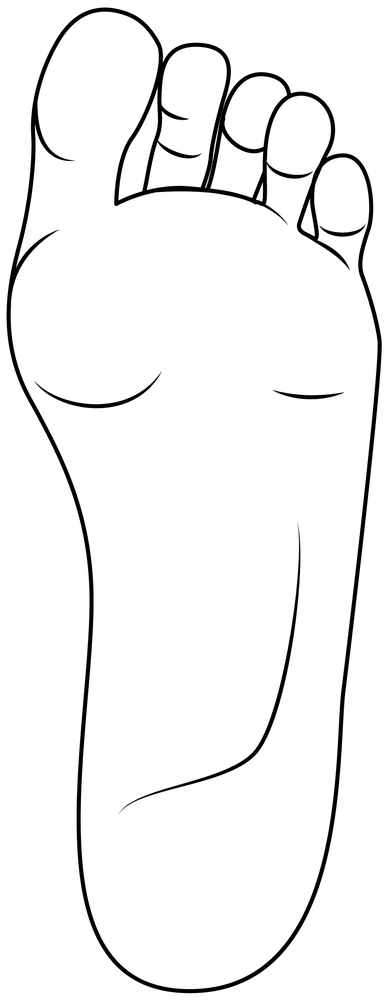
#> input picture DOan/Image/banchan.png, 385 x 1000 px, shrunk from 889 x 2312 before the run, found by its file name
$ python xylyanh.py
#> lines starting #> are read from the running program, lines starting #| are printed output that depends on the picture; after the words box and inside, x2 and y2 are one past the last pixel; in counts of white or black regions, pixels touching at a corner belong together
import cv2
import numpy as np
import matplotlib.pyplot as plt
from matplotlib.patches import Rectangle
image_path = "DOan/Image/banchan.png"
image = cv2.imread(image_path, cv2.IMREAD_GRAYSCALE)
#> image is the input picture: shape (1000, 385); min 0, max 255, mean 243.9
_, binary = cv2.threshold(image, 127, 255, cv2.THRESH_BINARY_INV)
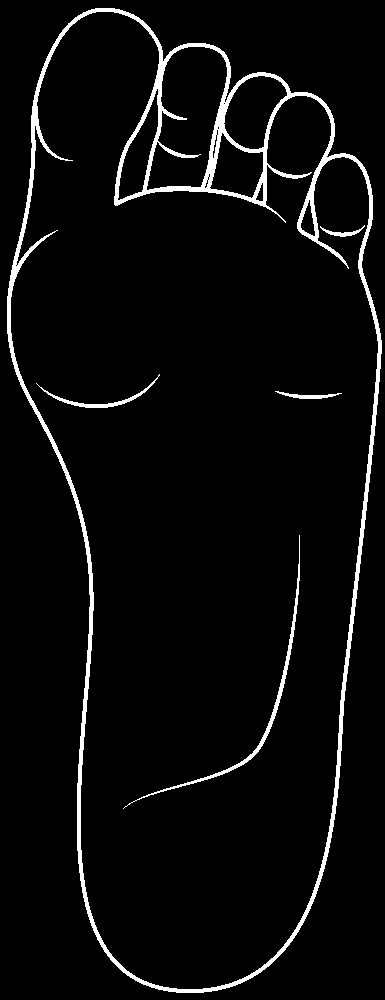
#> binary: shape (1000, 385); 4.3% white; 5 white regions
contours, _ = cv2.findContours(binary, cv2.RETR_EXTERNAL, cv2.CHAIN_APPROX_SIMPLE)
#> contours = 1 contour; box (x1, y1, x2, y2) and area: (7, 8, 382, 993) 270282
thicker_contour_image = np.zeros_like(image)
cv2.drawContours(thicker_contour_image, contours, -1, (255), thickness=5)
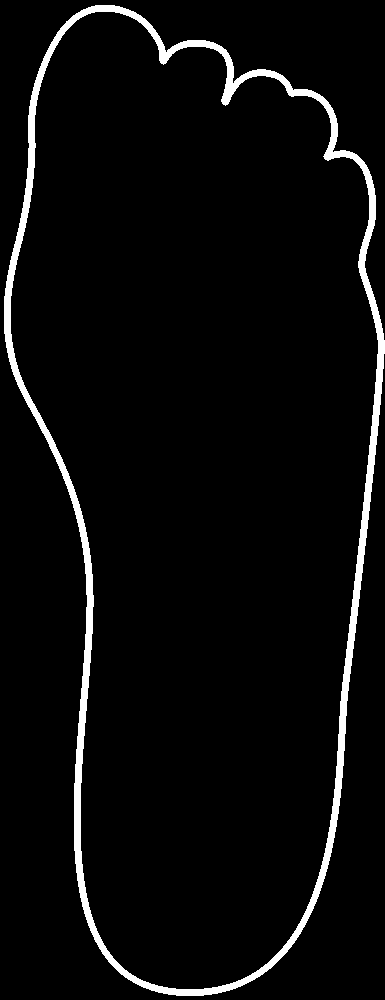
#> thicker_contour_image: shape (1000, 385); 4.3% white; 1 white region, box (x1, y1, x2, y2) and area: (4, 5, 385, 996) 16467
cell_size = 20
grid_image = cv2.cvtColor(thicker_contour_image, cv2.COLOR_GRAY2RGB)
height, width = grid_image.shape[:2]
#> height = 1000; width = 385
cols = width // cell_size
#> cols = 19
rows = height // cell_size
#> rows = 50
fig, ax = plt.subplots(figsize=(12, 16))
ax.imshow(grid_image)
for y in range(0, height, cell_size):
    ax.axhline(y=y, color='green', linewidth=1, alpha=0.7)
for x in range(0, width, cell_size):
    ax.axvline(x=x, color='green', linewidth=1, alpha=0.7)

coord_text = ax.text(0.02, 0.98, '', transform=ax.transAxes,
                    bbox=dict(boxstyle="round,pad=0.3", facecolor="yellow", alpha=0.8),
                    verticalalignment='top', fontsize=12, fontweight='bold')


highlight_rect = Rectangle((0, 0), cell_size, cell_size,
                          linewidth=3, edgecolor='red', facecolor='red', alpha=0.3)
ax.add_patch(highlight_rect)
highlight_rect.set_visible(False)

def on_mouse_move(event):
    """Xử lý sự kiện di chuyển chuột"""
    if event.inaxes != ax:
        highlight_rect.set_visible(False)
        coord_text.set_text('')
        fig.canvas.draw_idle()
        return
    mouse_x, mouse_y = event.xdata, event.ydata
    if mouse_x is None or mouse_y is None:
        return
    grid_x = int(mouse_x // cell_size)
    grid_y = int(mouse_y // cell_size)
    if 0 <= grid_x < cols and 0 <= grid_y < rows:
        highlight_rect.set_xy((grid_x * cell_size, grid_y * cell_size))
        highlight_rect.set_visible(True)
        coord_text.set_text(f'Grid: ({grid_x}, {grid_y})')
        fig.canvas.draw_idle()
    else:
        highlight_rect.set_visible(False)
        coord_text.set_text('')
        fig.canvas.draw_idle()
fig.canvas.mpl_connect('motion_notify_event', on_mouse_move)
ax.set_xticks([])
ax.set_yticks([])
print(f"Grid created: {cols} columns x {rows} rows")
#| Grid created: 19 columns x 50 rows
print(f"Each cell: {cell_size}x{cell_size} pixels")
print(f"Total cells: {cols * rows}")
#| Total cells: 950
print("Move your mouse over the grid to see grid coordinates!")
plt.tight_layout()
plt.show()
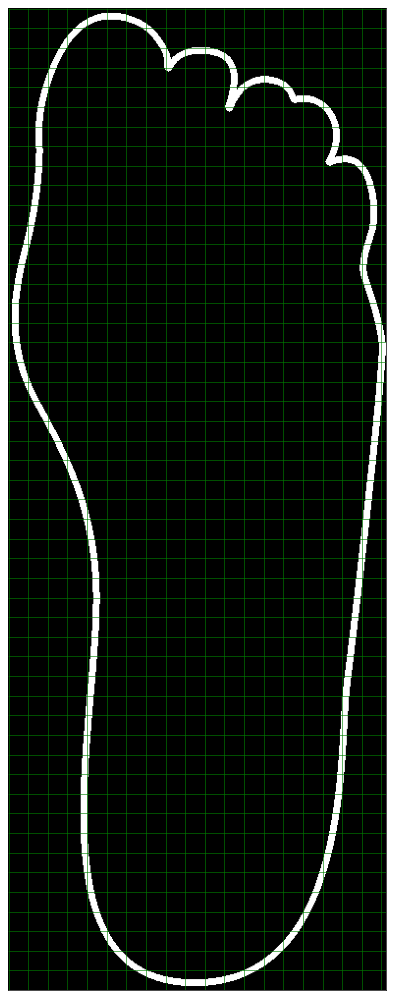
#> figure drawn by matplotlib, 1 panel
